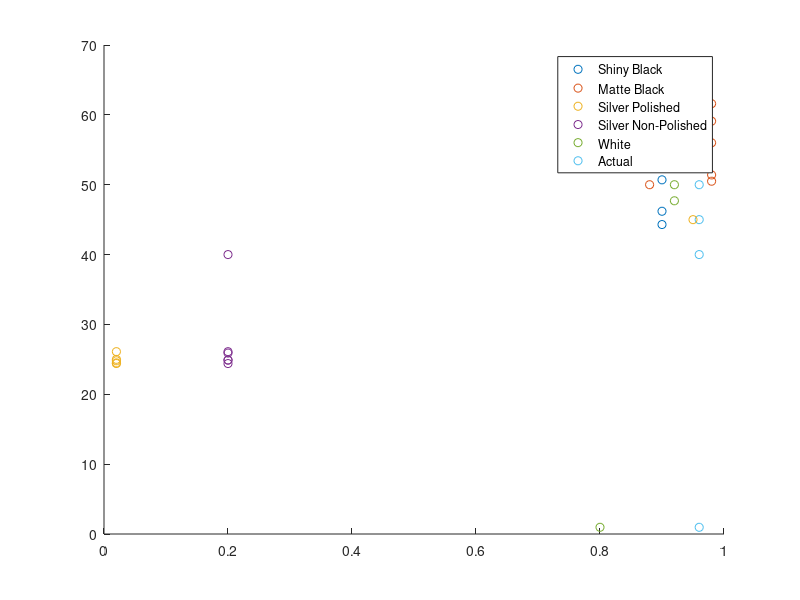

The MATLAB script that drew this image:
ShinyBlack = [56.8,54.6,50.7,46.2,44.3]
MatteBlack = [61.6,59.1,56.0,50.5,51.4]
SilverPolished = [24.5,26.1,24.4,25,24.8]
SilverUnpolished = [25.9,26.1,24.4,24.9,24.9]
White = [61.7,58.6,55.7,50.0,47.7]
Actual = [60,55,50,45,40,0.96]

ShinyBlackE = 0.9*(zeros(size(ShinyBlack))+1);
MatteBlackE = 0.98*(zeros(size(MatteBlack))+1);
SilverPolishedE = 0.02*(zeros(size(SilverPolished))+1);
SilverUnpolishedE = 0.2*(zeros(size(SilverUnpolished))+1);
WhiteE = 0.92*(zeros(size(White))+1);
ActualE = 0.96*(zeros(size(Actual))+1);

bes = 60;
s = 55;
bwt = 50;
gt = 45;
b = 40;
oa = 0.96;

bese = 0.9;
se = 0.82;
bwte = 0.88;
gte = 0.95;
be = 0.2;
oae = 0.8;

scatter(ShinyBlackE,ShinyBlack)
hold on
scatter(MatteBlackE,MatteBlack)
scatter(SilverPolishedE,SilverPolished)
scatter(SilverUnpolishedE,SilverUnpolished)
scatter(WhiteE,White)
scatter(ActualE,Actual)
scatter(bese,bes)
scatter(se,s)
scatter(bwte,bwt)
scatter(gte,gt)
scatter(be,b)
scatter(oae,oa)

legend('Shiny Black','Matte Black','Silver Polished','Silver Non-Polished','White','Actual')%,'Sign','Sky','Table','Granite','Brick','Box','Outside')
